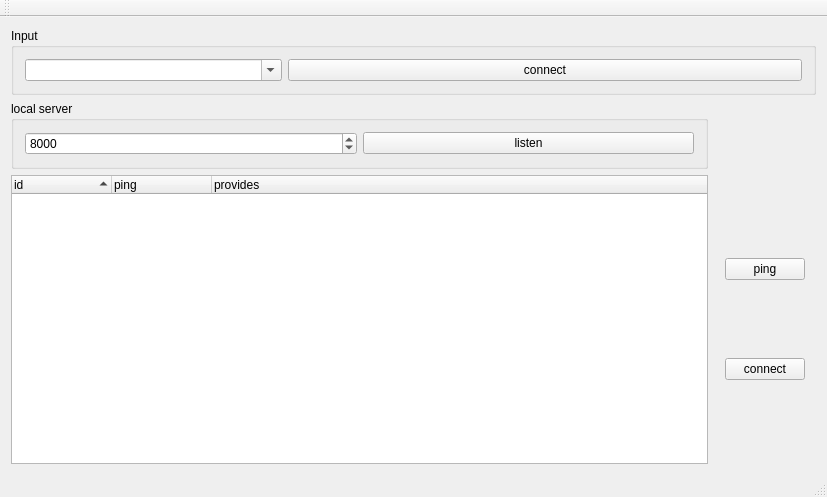
<?xml version="1.0" encoding="UTF-8"?>
<ui version="4.0">
 <class>Window</class>
 <widget class="QMainWindow" name="Window">
  <property name="geometry">
   <rect>
    <x>0</x>
    <y>0</y>
    <width>827</width>
    <height>497</height>
   </rect>
  </property>
  <property name="windowTitle">
   <string>Window</string>
  </property>
  <widget class="QWidget" name="centralWidget">
   <layout class="QGridLayout" name="gridLayout" columnstretch="1,0">
    <item row="2" column="0">
     <widget class="QGroupBox" name="groupBox_2">
      <property name="sizePolicy">
       <sizepolicy hsizetype="Preferred" vsizetype="Maximum">
        <horstretch>0</horstretch>
        <verstretch>0</verstretch>
       </sizepolicy>
      </property>
      <property name="title">
       <string>local server</string>
      </property>
      <layout class="QHBoxLayout" name="horizontalLayout">
       <item>
        <widget class="QSpinBox" name="port">
         <property name="maximum">
          <number>65535</number>
         </property>
         <property name="value">
          <number>8000</number>
         </property>
        </widget>
       </item>
       <item>
        <widget class="QPushButton" name="listen">
         <property name="text">
          <string>listen</string>
         </property>
         <property name="checkable">
          <bool>true</bool>
         </property>
        </widget>
       </item>
      </layout>
     </widget>
    </item>
    <item row="4" column="0">
     <widget class="QTreeWidget" name="peers">
      <property name="sortingEnabled">
       <bool>true</bool>
      </property>
      <property name="animated">
       <bool>true</bool>
      </property>
      <property name="wordWrap">
       <bool>true</bool>
      </property>
      <attribute name="headerShowSortIndicator" stdset="0">
       <bool>true</bool>
      </attribute>
      <column>
       <property name="text">
        <string>id</string>
       </property>
      </column>
      <column>
       <property name="text">
        <string>ping</string>
       </property>
      </column>
      <column>
       <property name="text">
        <string>provides</string>
       </property>
      </column>
     </widget>
    </item>
    <item row="4" column="1">
     <widget class="QWidget" name="widget" native="true">
      <layout class="QVBoxLayout" name="verticalLayout_2">
       <item>
        <widget class="QPushButton" name="ping">
         <property name="text">
          <string>ping</string>
         </property>
        </widget>
       </item>
       <item>
        <widget class="QPushButton" name="connect">
         <property name="text">
          <string>connect</string>
         </property>
         <property name="checkable">
          <bool>true</bool>
         </property>
        </widget>
       </item>
      </layout>
     </widget>
    </item>
    <item row="0" column="0" colspan="2">
     <widget class="QGroupBox" name="groupBox">
      <property name="title">
       <string>Input</string>
      </property>
      <layout class="QGridLayout" name="gridLayout_2">
       <item row="0" column="1" colspan="2">
        <widget class="QPushButton" name="joyConnect">
         <property name="text">
          <string>connect</string>
         </property>
        </widget>
       </item>
       <item row="0" column="0">
        <widget class="QComboBox" name="joyDev">
         <property name="editable">
          <bool>true</bool>
         </property>
        </widget>
       </item>
      </layout>
     </widget>
    </item>
   </layout>
  </widget>
  <widget class="QMenuBar" name="menuBar">
   <property name="geometry">
    <rect>
     <x>0</x>
     <y>0</y>
     <width>827</width>
     <height>24</height>
    </rect>
   </property>
  </widget>
  <widget class="QToolBar" name="mainToolBar">
   <attribute name="toolBarArea">
    <enum>TopToolBarArea</enum>
   </attribute>
   <attribute name="toolBarBreak">
    <bool>false</bool>
   </attribute>
  </widget>
  <widget class="QStatusBar" name="statusBar"/>
 </widget>
 <layoutdefault spacing="6" margin="11"/>
 <resources/>
 <connections/>
</ui>
